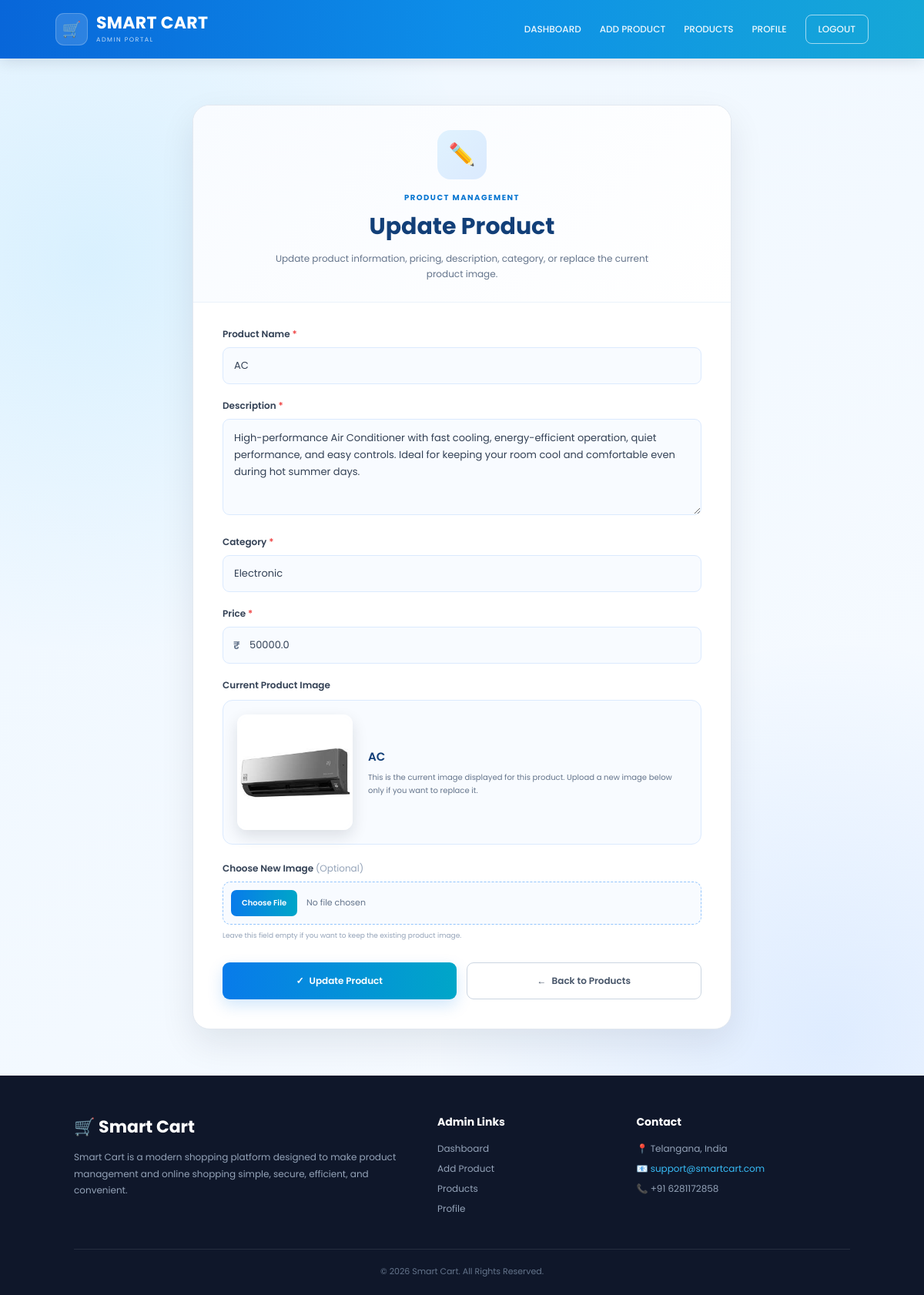
The page /admin/update-item/1 (signed in) on the database its author committed.
### tables this page shows
CREATE TABLE products (
    product_id INTEGER PRIMARY KEY AUTOINCREMENT,
    name TEXT NOT NULL,
    description TEXT,
    category TEXT,
    price REAL NOT NULL,
    image TEXT
);

### app.py (the view)
@app.route('/admin/update-item/<int:item_id>', methods=['GET'])
def update_item_page(item_id):
    if 'admin_id' not in session:
        flash("Please login first!", "danger")
        return redirect(url_for('admin_login'))
    conn = get_db_connection()
    cursor = conn.cursor(dictionary=True)
    cursor.execute(
        "SELECT * FROM products WHERE product_id=%s",
        (item_id,)
    )
    product = cursor.fetchone()
    cursor.close()
    conn.close()
    if not product:
        flash("Product not found!", "danger")
        return redirect(url_for('item_list'))
    return render_template(
        "admin/update_item.html",
        product=product
    )

### templates/admin/update_item.html (shortened to what this page needs)
<!DOCTYPE html>
<html lang="en">
<head>
</head>
<body>
<nav class="navbar">
    <a href="{{ url_for('admin_dashboard') }}"
       class="brand">
        <div class="logo-icon">
            🛒
        </div>
        <div class="logo-text">
            <h2>
                SMART CART
            </h2>
            <span>
                ADMIN PORTAL
            </span>
        </div>
    </a>
    <div
        class="nav-links"
        id="navLinks">
        <a href="{{ url_for('admin_dashboard') }}">
            DASHBOARD
        </a>
        <a href="{{ url_for('add_item_page') }}">
            ADD PRODUCT
        </a>
        <a href="{{ url_for('item_list') }}">
            PRODUCTS
        </a>
        <a href="{{ url_for('admin_profile') }}">
            PROFILE
        </a>
        <a
            href="{{ url_for('admin_logout') }}"
            class="logout-link">
            LOGOUT
        </a>
    </div>
</nav>
<main class="main-content">
    <div class="form-card">
        <div class="form-header">
            <div class="form-icon">
                ✏️
            </div>
            <span>
                PRODUCT MANAGEMENT
            </span>
            <h1>
                Update Product
            </h1>
            <p>
                Update product information, pricing,
                description, category, or replace the
                current product image.
            </p>
        </div>
        <div class="form-body">
            <form
                method="POST"
                action="/admin/update-item/{{ product.product_id }}"
                enctype="multipart/form-data">
                <div class="form-group">
                    <label for="name">
                        Product Name
                        <span class="required">
                            *
                        </span>
                    </label>
                    <input
                        type="text"
                        id="name"
                        name="name"
                        class="form-control"
                        value="{{ product.name }}"
                        placeholder="Enter product name"
                        required>
                </div>
                <div class="form-group">
                    <label for="description">
                        Description
                        <span class="required">
                            *
                        </span>
                    </label>
                    <textarea
                        id="description"
                        name="description"
                        class="form-control"
                        placeholder="Enter product description"
                        required>{{ product.description }}</textarea>
                </div>
                <div class="form-group">
                    <label for="category">
                        Category
                        <span class="required">
                            *
                        </span>
                    </label>
                    <input
                        type="text"
                        id="category"
                        name="category"
                        class="form-control"
                        value="{{ product.category }}"
                        placeholder="Enter product category"
                        required>
                </div>
                <div class="form-group">
                    <label for="price">
                        Price
                        <span class="required">
                            *
                        </span>
                    </label>
                    <div class="price-wrapper">
                        <span class="currency-symbol">
                            ₹
                        </span>
                        <input
                            type="number"
                            id="price"
                            name="price"
                            class="form-control"
                            step="0.01"
                            min="0"
                            value="{{ product.price }}"
                            placeholder="0.00"
                            required>
                    </div>
                </div>
                <div class="image-section">
                    <span class="image-section-title">
                        Current Product Image
                    </span>
                    <div class="current-image-box">
                        <img
                            src="{{ url_for('static',
                            filename='uploads/product_images/' + product.image) }}"
                            alt="{{ product.name }}"
                            class="current-image">
                        <div class="image-info">
                            <h3>
                                {{ product.name }}
                            </h3>
                            <p>
                                This is the current image
                                displayed for this product.
                                Upload a new image below only
                                if you want to replace it.
                            </p>
                        </div>
                    </div>
                </div>
                <div class="form-group">
                    <label for="image">
                        Choose New Image
                        <span style="
                            color:#94a3b8;
                            font-weight:400;
                        ">
                            (Optional)
                        </span>
                    </label>
                    <input
                        type="file"
                        id="image"
                        name="image"
                        class="file-input"
                        accept="image/*"
                        onchange="previewNewImage(event)">
                    <p class="file-help">
                        Leave this field empty if you want
                        to keep the existing product image.
                    </p>
                </div>
                <div class="button-group">
                    <button
                        type="submit"
                        class="btn update-btn">
                        <span>
                            ✓
                        </span>
                        Update Product
                    </button>
                    <a
                        href="{{ url_for('item_list') }}"
                        class="btn back-btn">
                        <span>
                            ←
                        </span>
                        Back to Products
                    </a>
                </div>
            </form>
        </div>
    </div>
</main>
<footer>
    <div class="footer-content">
        <div class="footer-brand">
            <h2>
                🛒 Smart Cart
            </h2>
            <p>
                Smart Cart is a modern shopping
                platform designed to make product
                management and online shopping
                simple, secure, efficient, and
                convenient.
            </p>
        </div>
        <div class="footer-links">
            <h3>
                Admin Links
            </h3>
            <a href="{{ url_for('admin_dashboard') }}">
                Dashboard
            </a>
            <a href="{{ url_for('add_item_page') }}">
                Add Product
            </a>
            <a href="{{ url_for('item_list') }}">
                Products
            </a>
            <a href="{{ url_for('admin_profile') }}">
                Profile
            </a>
        </div>
        <div class="footer-contact">
            <h3>
                Contact
            </h3>
            <p>
                📍 Telangana, India
            </p>
            <p>
                📧
                <a href="mailto:support@smartcart.com">
                    support@smartcart.com
                </a>
            </p>
            <p>
                📞 +91 6281172858
            </p>
        </div>
    </div>
    <div class="footer-bottom">
        © 2026 Smart Cart.
        All Rights Reserved.
    </div>
</footer>
</body>
</html>

### rows shown on the page
products: name "AC", description "High-performance Air Conditioner with fast cooling, energy-efficient operation, quiet performance, and easy controls. Ideal for keeping your room cool and comfortable even during hot summer days.", category "Electronic", price "50000.0", image (picture)
